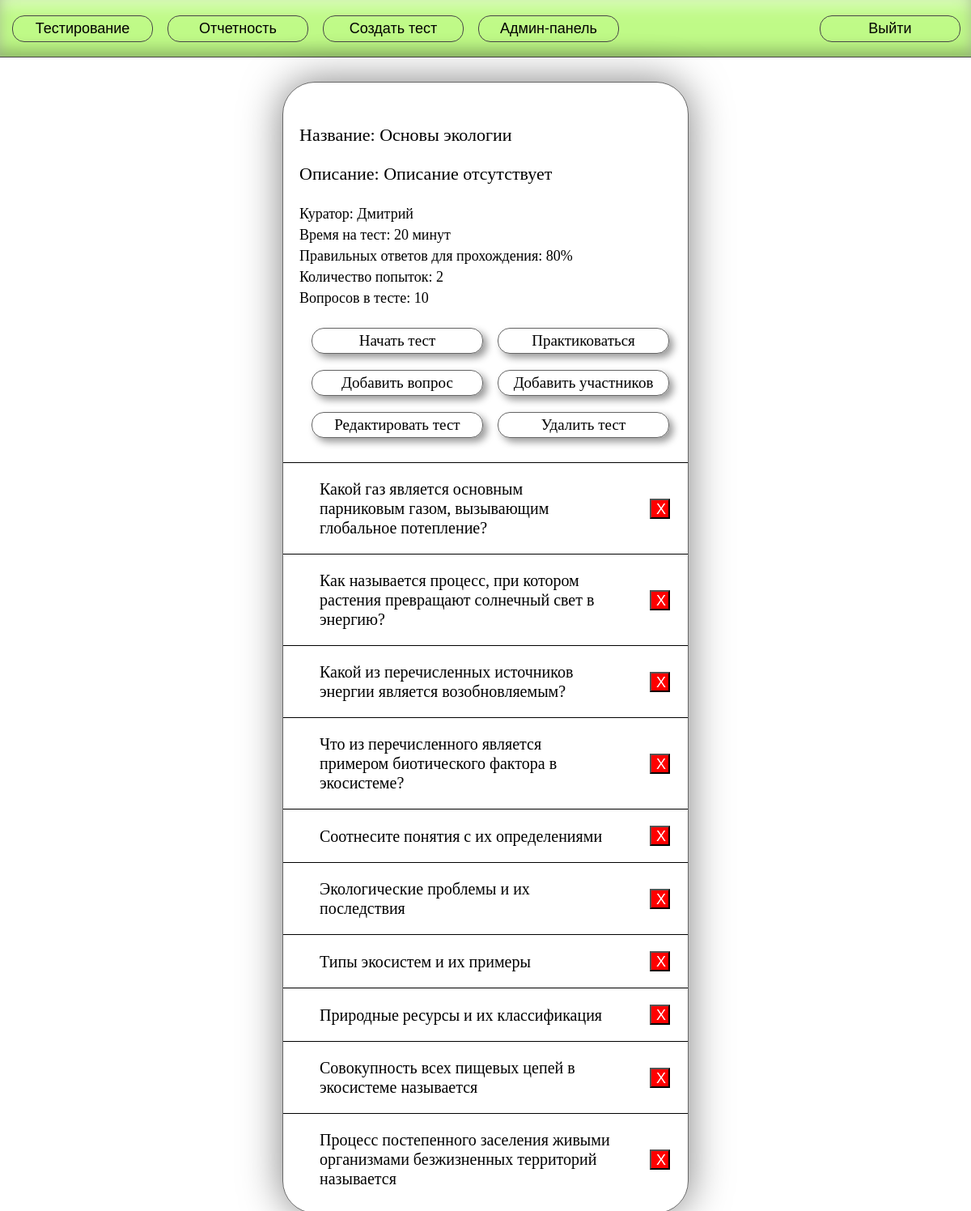
Page /testing/20 (signed in) on the earlier database version.
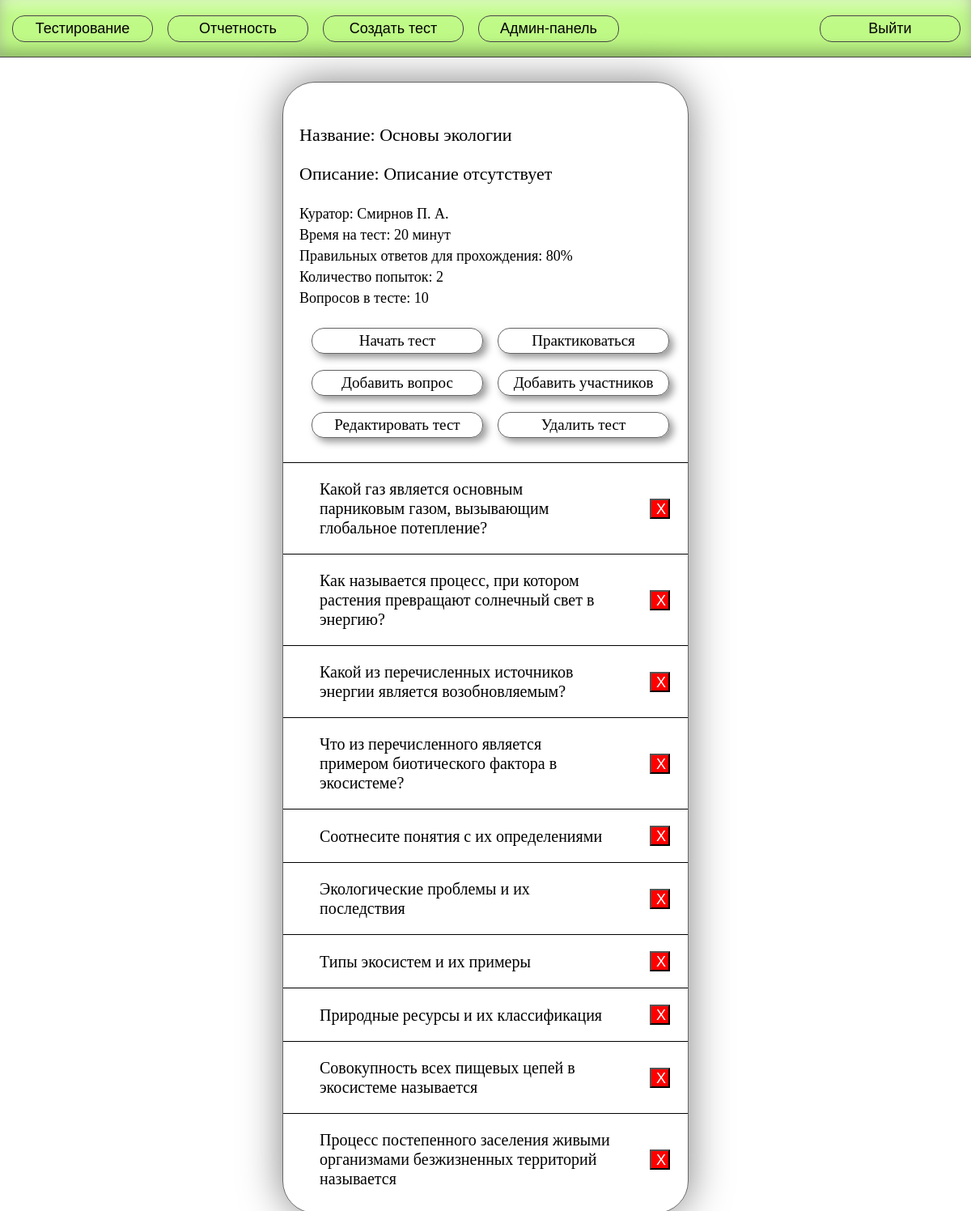
Same page on the later database version.
### main/models.py (models this page shows, shortened)
class Test(models.Model):
    test_name = models.CharField(max_length=255, null=False)
    test_description = models.CharField(max_length=1000, null=True, blank=True,
                                        default='Описание отсутствует')
    curator = models.ForeignKey(Worker, on_delete=models.CASCADE)
    max_tries = models.IntegerField(null=True, default=2)
    questions_per_attempt = models.IntegerField(null=True, default=10)
    time_limit = models.IntegerField(null=True, default=20)
    percentage_to_pass = models.IntegerField(null=True, default=80)

class Worker(models.Model):
    worker_roles = [
        ('admin', 'Администратор'),
        ('curator', 'Куратор'),
        ('worker', 'Сотрудник'),
    ]
    user = models.OneToOneField(User, on_delete=models.CASCADE)
    role = models.CharField(choices=worker_roles)
    departament = models.ForeignKey(Departament, on_delete=models.CASCADE)
    job_title = models.CharField(max_length=255, null=True)
    full_name = models.CharField(max_length=255, null=False)

### main/views.py (the view)
# urls.py: path('testing/<int:test_id>', test_detailed, name='test'),
@login_required(login_url='login')
def test_detailed(request, test_id):
    worker = Worker.objects.get(user=request.user)
    test_members = TestMember.objects.filter(test__id=test_id)
    test_members = [i.worker for i in test_members]
    test = Test.objects.get(id=test_id)
    results = Result.objects.filter(test=test, worker=worker)
    role = get_role(request.user)
    if role in ['admin']:
        pass
    elif role in ['curator'] and test.curator == worker:
        pass
    elif worker in test_members:
        pass
    else:
        return render(request, '403.html', {
            'messages': ['Вы не участвуете в данном тестировании']
        })
    questions = Question.objects.filter(test=test)
    return render(request, 'test_detailed.html', {
        'test': test,
        'questions': questions,
        'results': results,
    })

### main/views.py (called while the page is built)
def get_role(user):
    worker = Worker.objects.get(user=user)
    if worker.role == 'admin':
        return 'admin'
    if worker.role == 'curator':
        return 'curator'
    if worker.role == 'worker':
        return 'worker'

### templates/test_detailed.html (shortened to what this page needs)
{% extends 'header.html' %}
{% load static %}
{% block styles %}
    <link href="{% static '/css/test.css' %}" rel="stylesheet">
{% endblock styles %}
{% block body %}
<div class="test-content">
    <div class="test-wrapper">
        <div class="test-info">
        <p>Название: {{ test.test_name }}</p>
        <p>Описание: {{ test.test_description }}</p>
        <span>Куратор: {{ test.curator.full_name }}</span><br>
        <span>Время на тест: {{ test.time_limit }} минут</span><br>
        <span>Правильных ответов для прохождения: {{ test.percentage_to_pass }}%</span><br>
        <span>Количество попыток: {{ test.max_tries }}</span><br>
        <span>Вопросов в тесте: {{ test.questions_per_attempt }}</span><br>
        <div class="start-test-container">
            <a href="/testing/{{ test.id }}/start" class="start-test-btn">Начать тест</a>
            <a href="/testing/{{ test.id }}/practice" class="new-question-btn">Практиковаться</a>
        </div>
        {% if user.worker.role == 'admin' or user.worker == test.curator %}
            <div class="manage-test-container">
                <a href="/testing/{{ test.id }}/new_question" class="new-question-btn">Добавить вопрос</a>
                <a href="/testing/{{ test.id }}/members" class="test-members-btn">Добавить участников</a>
                <a href="/testing/{{ test.id }}/edit" class="test-members-btn">Редактировать тест</a>
                <a href="/testing/{{ test.id }}/delete" class="test-members-btn">Удалить тест</a>
            </div>
        {% endif %}
        </div>
        {% if user.worker.role == 'admin' or user.worker == test.curator %}
            <div class="questions-wrapper">
                {% for question in questions %}
                    <div class="question-wrapper">
                        <a class="question" href="/testing/{{ question.test.id }}/{{ question.id }}/edit">
                            {{ question.question_text }} <br>
                        </a>
                        {% if user.worker.role == 'admin' or user.worker == test.curator %}
                            <a href="/testing/{{ test.id }}/{{ question.id }}/delete" class="delete-question-btn"><button>
                                X
                            </button></a>
                        {% endif %}
                    </div>
                {% endfor %}
            </div>
        {% endif %}
    </div>
</div>
{% endblock %}

Differences in the rows shown:
changed through a linked row, Test "Основы экологии": curator.full_name "Дмитрий" → "Смирнов П. А."
